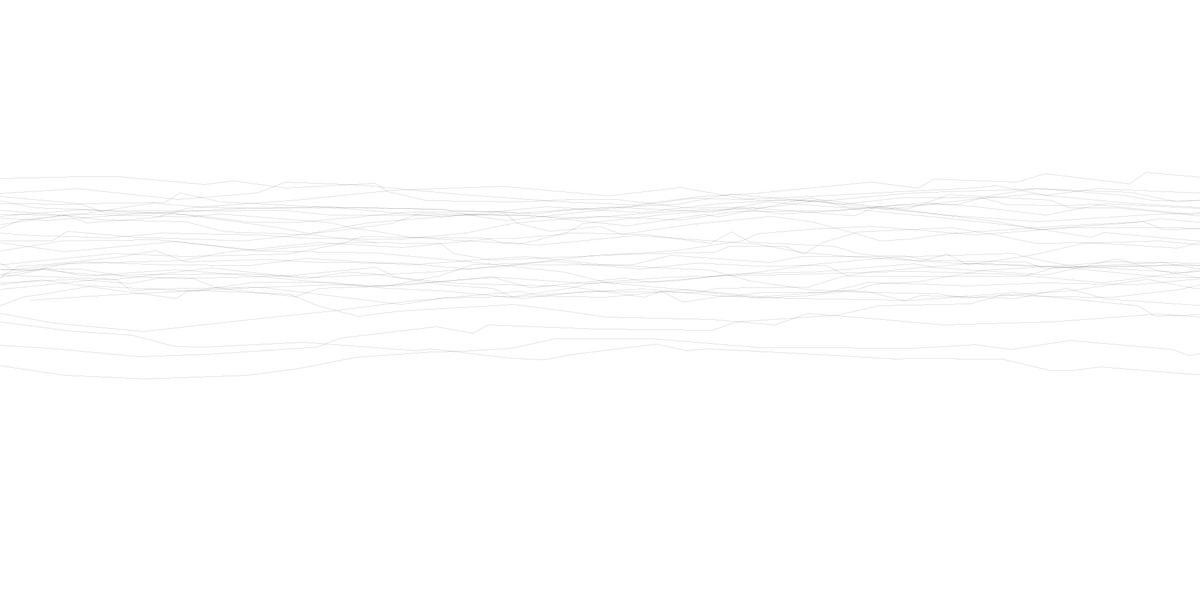
Frame 1 (no input)
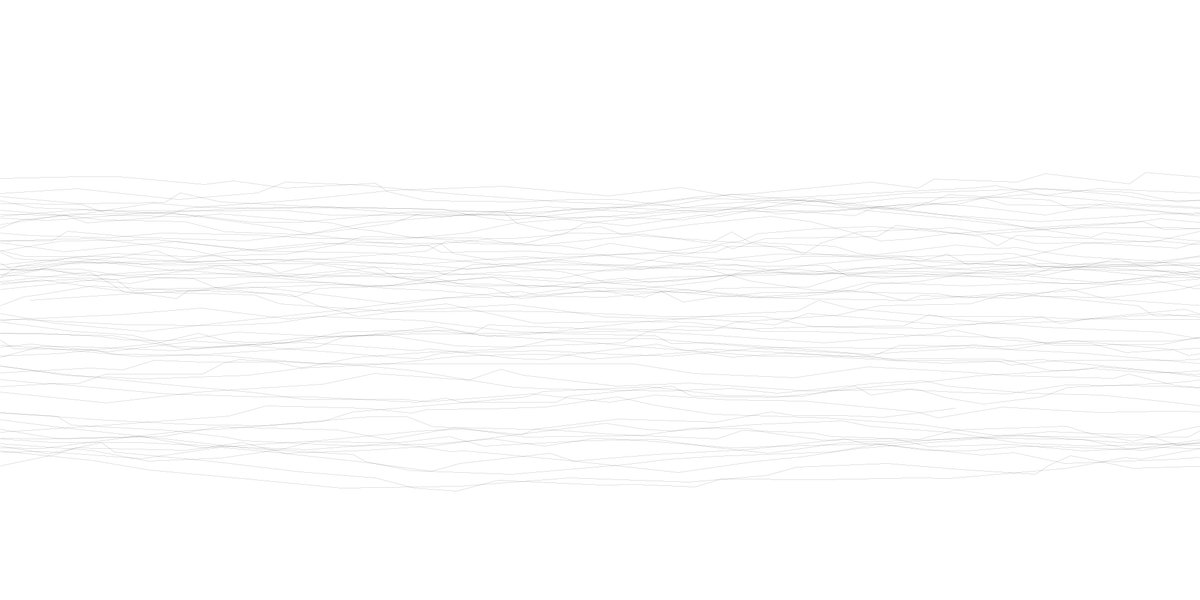
Frame 2 (the mouse pressed at the canvas centre, redrawn once)

The Processing sketch that drew these frames (run headless with seeded random() and noise(); the mouse was pressed at the canvas centre and the sketch redrawn once):

// Processing sketch: sketch_210212a_landscape
// ── sketch_210212a_landscape.pde
int x1 = 50;
int y1 = 500;

void setup() {
  size(2000, 1000);
  background(255);
  strokeWeight(0.1);
  noLoop();
  smooth();
  //noFill();

}

void draw() {
  
  // shift the whole to position on canvas
  // translate(-50, 100);
  
  // repeat
  int i = 0;
  while (i < 600) {
  
  // random lenght 
  int rndL = int(random(20,200));

  // random y2
  int rndY2 = int(random(-20,20));
  int newY2 = y1+rndY2;

  // shape
  line(x1, y1, x1+rndL, newY2);

  // new line starts where old line ends
  x1 = x1+rndL;
  y1 = newY2;

  if (x1 > width) {
    x1 = 0;
  }
  if (y1 > height) {
    y1 = height/2;
  }
  
  // repeat
  i++;
  }

// Saves a PNG"
save("landscape.png");
}
